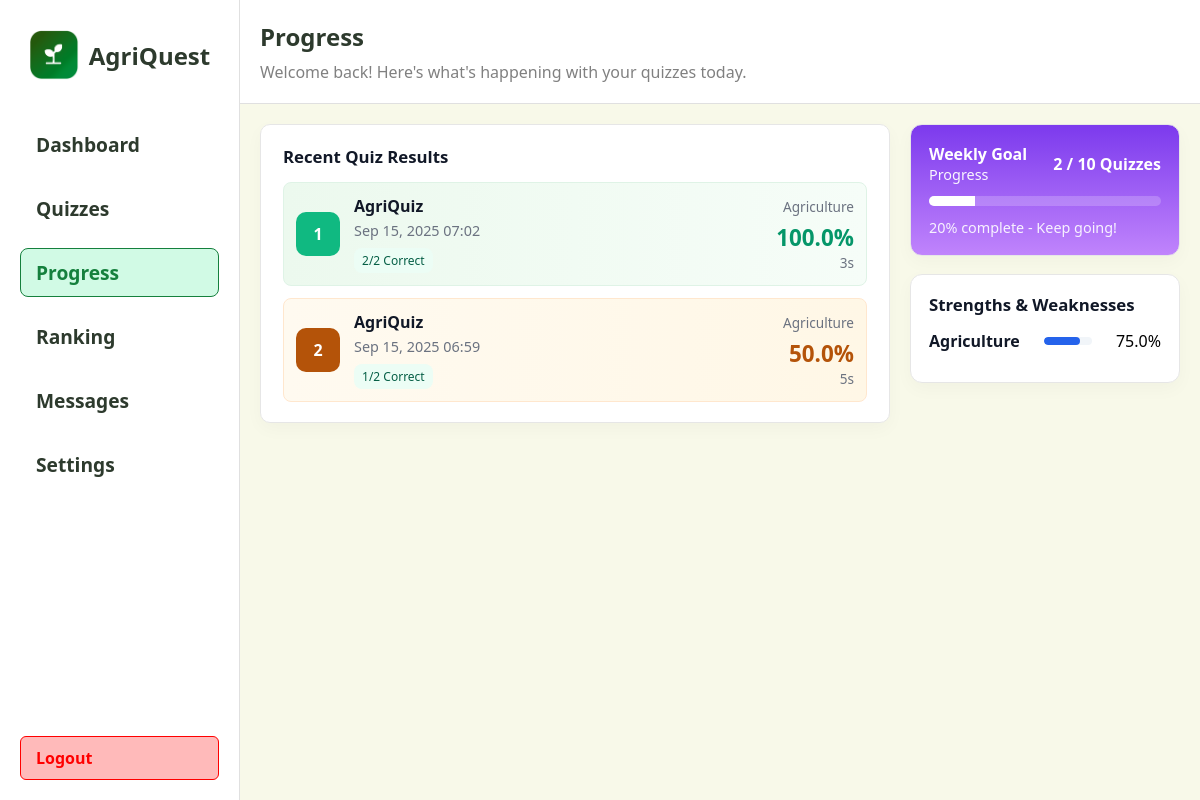
/student/progress (signed in), run on an earlier commit of the app's database.
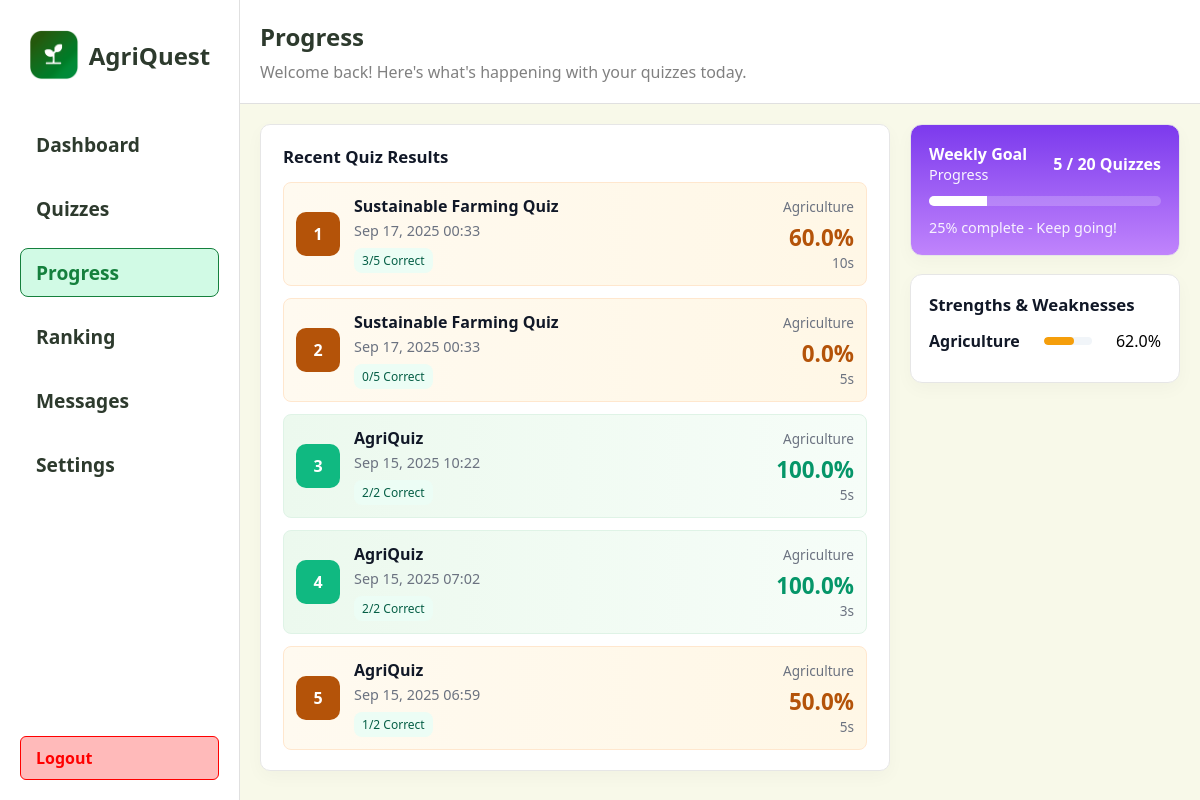
And on a later commit of the database.
### app/models.py (models this page shows)
class QuizAttempt(db.Model):
	id = db.Column(db.Integer, primary_key=True)
	quiz_id = db.Column(db.Integer, db.ForeignKey('quiz.id'), nullable=False)
	student_id = db.Column(db.Integer, db.ForeignKey('student.id'), nullable=False)
	started_at = db.Column(db.DateTime, nullable=False, default=db.func.now())
	completed_at = db.Column(db.DateTime, nullable=True)
	score = db.Column(db.Integer, nullable=True)
	percent = db.Column(db.Float, nullable=True)
	time_taken_seconds = db.Column(db.Integer, nullable=True)
	answers = db.relationship('AttemptAnswer', backref='attempt', cascade='all, delete-orphan', lazy=True)
	quiz = db.relationship('Quiz', backref=db.backref('attempts', cascade='all, delete-orphan'), lazy=True)

class Quiz(db.Model):
	id = db.Column(db.Integer, primary_key=True)
	title = db.Column(db.String(200), nullable=False)
	description = db.Column(db.Text)
	time_limit = db.Column(db.Integer, default=0)  # minutes
	difficulty = db.Column(db.String(50))
	teacher_id = db.Column(db.Integer, db.ForeignKey('teacher.id'), nullable=True)
	subject_id = db.Column(db.Integer, db.ForeignKey('subject.id'), nullable=True)
	questions = db.relationship('Question', backref='quiz', cascade='all, delete-orphan', lazy=True)
	created_at = db.Column(db.DateTime, nullable=False, default=db.func.now())

class Subject(db.Model):
	id = db.Column(db.Integer, primary_key=True)
	name = db.Column(db.String(120), unique=True, nullable=False)
	code = db.Column(db.String(20), unique=True)
	description = db.Column(db.Text)
	category = db.Column(db.String(50))
	grade_level = db.Column(db.String(20))
	quizzes = db.relationship('Quiz', backref='subject', lazy=True)

### app/routes.py (the view)
@main.route("/student/progress")
def student_progress():
    student_id = session.get('student_id')
    attempts = []
    if student_id:
        attempts = (
            QuizAttempt.query.filter_by(student_id=student_id)
            .order_by(QuizAttempt.completed_at.desc())
            .limit(25)
            .all()
        )
    try:
        goal = 5
        if student_id:
            s = Student.query.filter_by(id=student_id).first()
            if s and getattr(s, 'weekly_goal', None) is not None:
                try:
                    goal = int(s.weekly_goal)
                except Exception:
                    goal = 5
        now = datetime.utcnow()
        week_start = now - timedelta(days=7)
        completed_this_week = 0
        if student_id:
            completed_this_week = (
                QuizAttempt.query.filter(QuizAttempt.student_id == student_id, QuizAttempt.completed_at != None, QuizAttempt.completed_at >= week_start)
                .count()
            )
        percent = int((completed_this_week / goal) * 100) if goal > 0 else 0
        if percent > 100:
            percent = 100
        weekly_message = "Keep going!" if percent < 100 else "Goal reached — great job!"
    except Exception:
        goal = 5
        completed_this_week = 0
        percent = 0
        weekly_message = "Weekly progress unavailable"
    subject_strengths = []
    if student_id:
        try:
            rows = (
                db.session.query(
                    Subject.id.label('subject_id'),
                    Subject.name.label('subject_name'),
                    func.avg(QuizAttempt.percent).label('avg_percent'),
                    func.count(QuizAttempt.id).label('attempts_count')
                )
                .join(Quiz, Quiz.subject_id == Subject.id)
                .join(QuizAttempt, QuizAttempt.quiz_id == Quiz.id)
                .filter(QuizAttempt.student_id == student_id, QuizAttempt.completed_at != None, QuizAttempt.percent != None)
                .group_by(Subject.id)
                .order_by(func.avg(QuizAttempt.percent).desc())
                .all()
            )
            for r in rows:
                subject_strengths.append({
                    'id': r.subject_id,
                    'name': r.subject_name,
                    'avg_percent': round(float(r.avg_percent), 1) if r.avg_percent is not None else 0.0,
                    'attempts': int(r.attempts_count),
                })
        except Exception:
            subject_strengths = []
    return render_template(
        "student/progress.html",
        attempts=attempts,
        weekly_goal_total=goal,
        weekly_goal_completed=completed_this_week,
        weekly_goal_percent=percent,
        weekly_goal_message=weekly_message,
        subject_strengths=subject_strengths,
    )

### app/templates/student/progress.html (shortened to what the changed rows need)
<!DOCTYPE html>
<html lang="en">
  <head>
    <link
      rel="stylesheet"
      href="{{ url_for('static', filename='css/animations.css') }}"
    />
  </head>
  <body>
    <div class="right">
      <div class="section" style="width: 100%">
        <div class="section-left">
          <div class="card">
            <div class="result-list">
              {% if attempts and attempts|length > 0 %} {% for a in attempts %}
              {% set q = a.quiz %}
              <div
                class="result-item {{ 'green' if a.percent and a.percent >= 85 else ('blue' if a.percent and a.percent >= 70 else 'yellow') }}"
              >
                <div
                  class="result-icon {{ 'green' if a.percent and a.percent >= 85 else ('blue' if a.percent and a.percent >= 70 else 'yellow') }}"
                >
                  {{ loop.index }}
                </div>
                <div class="result-meta">
                  <div class="result-title">
                    {{ q.title if q else 'Quiz #' ~ a.quiz_id }}
                  </div>
                  <div class="result-sub">
                    {{ a.completed_at.strftime('%b %d, %Y %H:%M') if
                    a.completed_at else 'In progress' }}
                  </div>
                  <div class="result-pill">
                    {{ a.score if a.score is not none else '?' }}/{{
                    q.questions|length if q else '?' }} Correct
                  </div>
                </div>
                <div class="result-score">
                  {% if q and q.subject %}
                  <div
                    style="
                      font-size: 0.85rem;
                      color: #6b7280;
                      margin-bottom: 6px;
                      text-align: right;
                    "
                  >
                    {{ q.subject.name }}
                  </div>
                  {% endif %} {% if a.percent is not none %} {% if a.percent >=
                  85 %}
                  <div class="pct" style="color: #059669">
                    {{ a.percent|round(1) }}%
                  </div>
                  {% elif a.percent >= 70 %}
                  <div class="pct" style="color: #2563eb">
                    {{ a.percent|round(1) }}%
                  </div>
                  {% else %}
                  <div class="pct" style="color: #b45309">
                    {{ a.percent|round(1) }}%
                  </div>
                  {% endif %} {% else %}
                  <div class="pct">—%</div>
                  {% endif %}
                  <div class="label">
                    {{ (a.time_taken_seconds ~ 's') if a.time_taken_seconds else
                    '' }}
                  </div>
                </div>
              </div>
              {% endfor %} {% endif %}
            </div>
          </div>
        </div>
        <div class="section-right">
          <div class="weekly-goal card">
            <div class="meta">
              <div>
                <div style="font-weight: 700">Weekly Goal</div>
                <div style="font-size: 0.9rem; opacity: 0.95">Progress</div>
              </div>
              <div style="font-weight: 700">
                {{ weekly_goal_completed }} / {{ weekly_goal_total }} Quizzes
              </div>
            </div>
            <div class="progress" style="--pct: {{ weekly_goal_percent }};">
              <i></i>
            </div>
            <div style="font-size: 0.9rem; opacity: 0.9">
              {{ weekly_goal_percent }}% complete - {{ weekly_goal_message }}
            </div>
          </div>
          <div class="strengths card" style="margin-top: 12px">
            {% if subject_strengths and subject_strengths|length > 0 %} {% for s
            in subject_strengths %} {% set pct = s.avg_percent if s.avg_percent
            is not none else 0 %} {% set pct_int = pct|int %} {% if pct >= 85 %}
            {% set color = '#10b981' %} {% elif pct >= 70 %} {% set color =
            '#2563eb' %} {% elif pct >= 50 %} {% set color = '#f59e0b' %} {%
            else %} {% set color = '#ef4444' %} {% endif %}
            <div class="strength-row">
              <div class="label">{{ s.name }}</div>
              <div
                class="bar"
                style="--pct: {{ pct_int }}; --bar-color: {{ color }};"
              >
                <i></i>
              </div>
              <div style="min-width: 36px; text-align: right">
                {{ '%.1f'|format(pct) }}%
              </div>
            </div>
            {% endfor %} {% else %}
            <div style="color: #6b7280">
              No subject data yet. Take quizzes across subjects to see your
              strengths here.
            </div>
            {% endif %}
          </div>
        </div>
      </div>
    </div>
  </body>
</html>

What changed in the data, as far as the page shows it:
added QuizAttempt: completed_at "Sep 17, 2025 00:33", score "3", questions|length "5", {{ q.subject.name }} "Agriculture", percent "60.0", time_taken_seconds "10s"
added Quiz: title "Sustainable Farming Quiz"
computed for Subject "Agriculture": pct "75.0" → "62.0"
added QuizAttempt: completed_at "Sep 17, 2025 00:33", score "0", questions|length "5", {{ q.subject.name }} "Agriculture", percent "0.0", time_taken_seconds "5s"
added QuizAttempt: {{ q.title if q else 'Quiz #' ~ a.quiz_id }} "AgriQuiz", completed_at "Sep 15, 2025 10:22", score "2", questions|length "2", {{ q.subject.name }} "Agriculture", percent "100.0", time_taken_seconds "5s"
Also different on the page:
{{ weekly_goal_completed }}: "2" → "5"
{{ weekly_goal_total }}: "10" → "20"
{{ weekly_goal_percent }}: "20" → "25"
